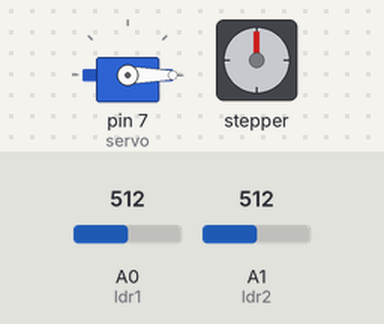
Bench run of a sketch on a simulated Arduino Uno, built with avr-gcc and run on an emulated ATmega328P. On the bench: servo, stepper motor. The test bench sets the inputs (shaded band); at power-on: A0 (ldr1) = 512, A1 (ldr2) = 512. Stepper angles assume 2048 steps per turn; what the sketch prints to the serial monitor is not drawn.

Above: at 3.2 s.
3.3 s: A0 (ldr1) set to 574
5.3 s: A0 (ldr1) set to 591
At 5.75 s:
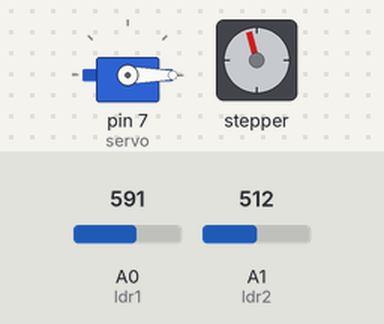
8.3 s: A1 (ldr2) set to 534
At 11.0 s:
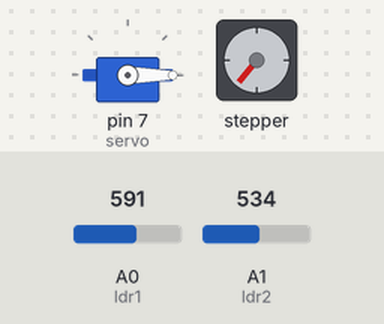
11.3 s: A1 (ldr2) set to 511
At 12.05 s:
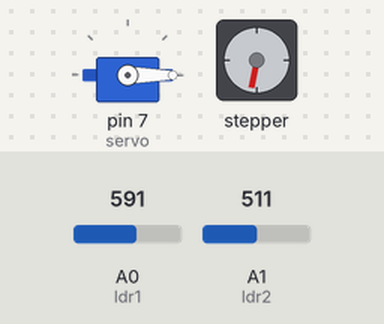
14.3 s: A1 (ldr2) set to 716
17.3 s: A0 (ldr1) set to 634
20.3 s: A0 (ldr1) set to 661
At 23.5 s:
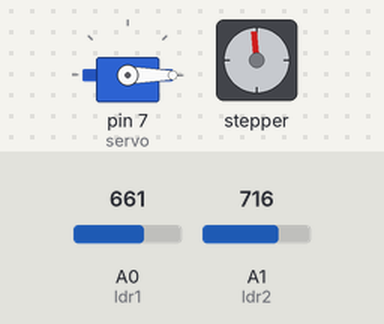
Timing chart, 0 to 24.3 s (numbered marks = the images above; inputs shaded):
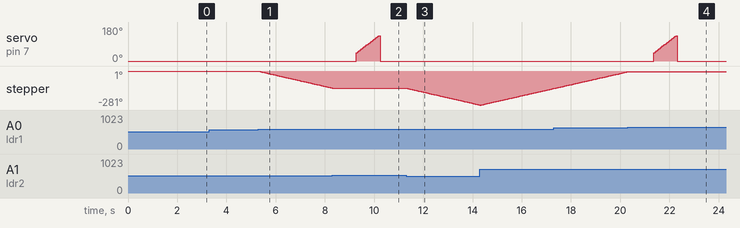

Measured:
- the behaviour switches between 582 and 583 on A0 (ldr1) (found by bisection; images 0 and 1)
- the behaviour switches between 520 and 521 on A1 (ldr2) (found by bisection; images 1 and 2)
- the behaviour switches between 645 and 646 on A0 (ldr1) (found by bisection; images 3 and 4)
- after the input at 3.3 s, every drawn part: stays the same
- after the input at 5.3 s, servo on pin 7 (servo): stays 0° (without the input it goes to 45° after 2.1 s); stepper: keeps turning counter-clockwise at about 47°/s, starting at once
- after the input at 8.3 s, stepper: goes on until 8.3 s, then stays -141°
- after the input at 11.3 s, stepper: keeps turning counter-clockwise at about 47°/s, starting at once
- after the input at 20.3 s, stepper: stays -5° (without the input it goes to -4° after 0.03 s)

The sketch:

MEC830_Project1_v1.ino
```cpp
#include <Stepper.h>
#include <Servo.h>

const int ldr1 = A0;
const int ldr2 = A1;

const int step = 8;

int angle =0;
int event = 0;
const int tolerance = 70;
bool tracking = true;
int event_wait_time = 500;  //<------change to adjust the servo more

Servo servo;
Stepper stepper = Stepper(2048, 8, 10, 9, 11);  //(IN1,IN3,IN2,IN4)

void setup() {
  Serial.begin(9600);
  stepper.setSpeed(8); //speed control
  servo.attach(7);
  servo.write(angle);

  pinMode(ldr1, INPUT);
  pinMode(ldr2, INPUT);

  delay(2000);
}

void loop() {
  Serial.print("time: ");
  Serial.print(event);
  event++;
  Serial.print(", S_Angle: ");
  Serial.print(angle);

  if (tracking = true) {
    if (analogRead(ldr1) - analogRead(ldr2) > tolerance){
      stepper.step(-step);
      Serial.println("  CCW");
    } else if (analogRead(ldr2) - analogRead(ldr1) > tolerance){
     stepper.step(step);
      Serial.println("  CW");
    } else {
      event +=1;

    }

  if (event > event_wait_time) {
    angle = returnPitch(angle);
    servo.write(angle);
    tracking = false;
    Serial.println("hold");
    event=0;
  }


  } else if (tracking = false) {
     if (abs(analogRead(ldr1) - analogRead(ldr2)) > tolerance){
      event +=1;
     }
     if (event > event_wait_time) {
      tracking = true;
      Serial.println("tracking");
      event =0;
     }
  }
}

int returnPitch(int angle){
  int maxLi = analogRead(ldr1) + analogRead(ldr2);
  int maxPitch = angle;

   //test response with smaller stepps (5 and 10)
  for (int i = 45; i <= 135; i += 5){

    Serial.println("SERVO----------------------");
    servo.write(i);

    if ((analogRead(ldr1) + analogRead(ldr2)) > maxLi){
      maxLi = analogRead(ldr1) + analogRead(ldr2);
      maxPitch = i;

    }
    delay(50);
  }

  if (maxPitch> 15){
    maxPitch=15;
  }else if (maxPitch <-90){
    maxPitch=-90;
  }

  return maxPitch;

}
```
